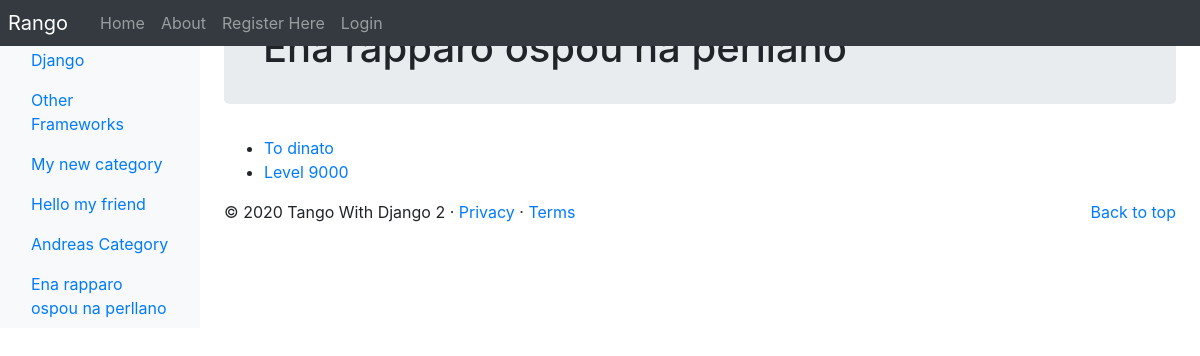
/rango/category/ena-rapparo-ospou-na-perllano/, run on the app's committed database.
### rango/models.py (models this page shows, shortened)
class Category(models.Model):
    name = models.CharField(max_length=128, unique=True)
    views = models.IntegerField( default = 0)
    likes = models.IntegerField( default = 0)
    slug = models.SlugField(unique = True)
    class Meta:
        verbose_name_plural = 'Categories'

class Page(models.Model):
    category = models.ForeignKey(Category, on_delete=models.CASCADE)
    title = models.CharField(max_length=128)
    url = models.URLField()
    views = models.IntegerField(default=0)

### rango/views.py (the view)
# urls.py: path('category/<slug:category_name_slug>/',views.show_category, name='show_category'),
def show_category(request, category_name_slug):
    context_dict={}
    try:
        category = Category.objects.get(slug = category_name_slug)
        pages = Page.objects.filter(category=category)
        context_dict['pages'] = pages
        context_dict['category'] = category
    except Category.DoesNotExist:
        context_dict['category'] = None
        context_dict['pages'] = None
    return render(request, 'rango/category.html', context=context_dict)

### rango/templatetags/rango_template_tags.py (called while the page is built)
@register.inclusion_tag('rango/categories.html')
def get_category_list(current_category = None):
    return {'categories': Category.objects.all(),'current_category':current_category}

### templates/rango/category.html (shortened to what this page needs)
{% extends 'rango/base.html' %}
{% load staticfiles %}
{% block body_block %}
    {% if category %}
            <div class="jumbotron p-4">
                <div class="container">
                    <h1 class="jumbotron-heading">{{ category.name }}</h1>
                </div>
            </div>
                {% if pages %}
                <ul>
                    {% for page in pages %}
                    <li><a href="{{ page.url }}">{{ page.title }}</a></li>
                    {% endfor %}
                 </ul>
                {% else %}
                <strong>No pages currently in category.</strong>
                {% endif %}
            {% else %}
                The specified category does not exist.
            {% endif %}
            {% endblock %}

### templates/rango/categories.html (shortened to what this page needs)
<ul class="nav flex-column">
    {% if categories %}
        {% for c in categories %}
            {% if c == current_category %}
                <li class="nav-item">
                    <a class="nav-link active" href="{% url 'rango:show_category' c.slug %}">
                         {{ c.name }}
                    </a>
                </li>
            {% else %}
            <li class="nav-item">
                <a class="nav-link" href="{% url 'rango:show_category' c.slug %}">
                     {{ c.name }}
                </a>
            </li>
            {% endif %}
        {% endfor %}
    {% else %}
    <li class="nav-item">There are no categories present.</li>
    {% endif %}
</ul>

### data on the page
Category: name "Django"
Category: name "Other Frameworks"
Category: name "My new category"
Category: name "Hello my friend"
Category: name "Andreas Category"
Category: name "Ena rapparo ospou na perllano"
Page: title "To dinato"
Page: title "Level 9000"
